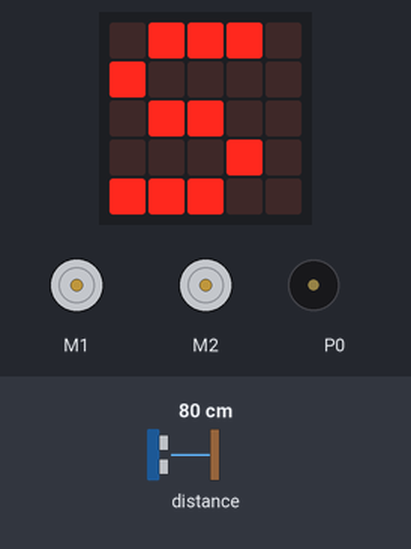
Simulated run of this program. Board: BBC micro:bit (MakeCode). On the bench: the board's 5×5 LED display, 2 × DC motor (green arrow = forward, orange = backward, longer = faster), buzzer (waves = sounding). The inputs (shaded band) are chosen by the test bench; at power-on: distance to the obstacle 80 cm. At 3.1 s the program stops and its outputs stay as they are.

Above: at 0.1 s.
At 0.8 s:
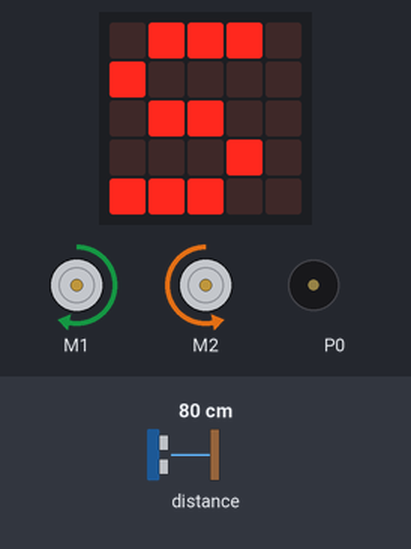
At 2.7 s:
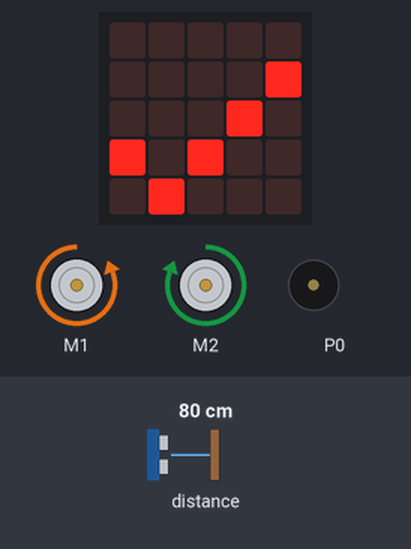
At 3.2 s:
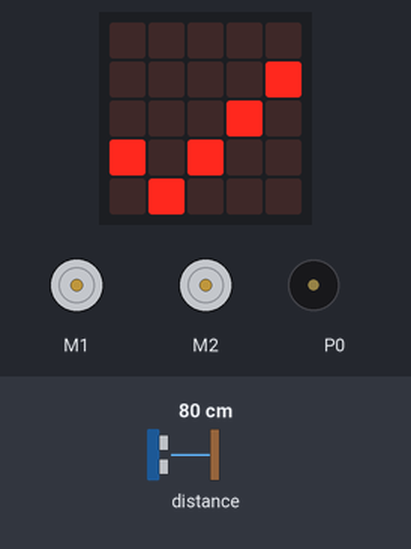
Timing chart, 0 to 4.6 s (numbered marks = the images above):
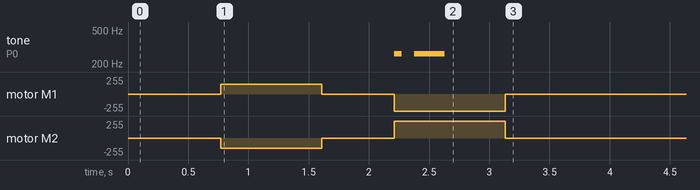

Measured:
- by itself, tone on P0: silent → 262 Hz at 2.2 s, → silent 0.06 s later, → 262 Hz 0.11 s later, → silent 0.25 s later
- by itself, motor M1: stopped → forward 150/255 at 0.77 s, → stopped 0.84 s later, → backward 255/255 0.60 s later, → stopped 0.92 s later
- by itself, motor M2: stopped → backward 150/255 at 0.77 s, → stopped 0.84 s later, → forward 255/255 0.60 s later, → stopped 0.92 s later

The program:

main.ts
```typescript
function goSearching () {
    basic.showString("S")
    maqueen.MotorRun(maqueen.aMotors.M1, maqueen.Dir.CW, 150)
    maqueen.MotorRun(maqueen.aMotors.M2, maqueen.Dir.CCW, 150)
    counter = 0
    searching = true
    basic.pause(500)
    while (searching) {
        distance = maqueen.sensor(PingUnit.MicroSeconds)
        if (distance > 0 && distance < 950) {
            maqueen.motorStopAll()
            maqueen.MotorRun(maqueen.aMotors.M1, maqueen.Dir.CCW, 100)
            basic.pause(200)
            maqueen.motorStop(maqueen.aMotors.M1)
            found = true
            searching = false
        }
        if (counter > 50) {
            maqueen.motorStopAll()
            found = false
            searching = false
        }
        counter += 1
    }
}
function goDance () {
    basic.showIcon(IconNames.Yes)
    maqueen.MotorRun(maqueen.aMotors.M1, maqueen.Dir.CCW, 255)
    maqueen.MotorRun(maqueen.aMotors.M2, maqueen.Dir.CW, 255)
    music.playTone(262, music.beat(BeatFraction.Eighth))
    basic.pause(100)
    music.playTone(262, music.beat(BeatFraction.Half))
    basic.pause(500)
    maqueen.motorStopAll()
}
function goBack () {
    basic.showString("B")
    maqueen.MotorRun(maqueen.aMotors.M1, maqueen.Dir.CCW, 255)
    maqueen.MotorRun(maqueen.aMotors.M2, maqueen.Dir.CCW, 255)
    basic.pause(2000)
    maqueen.motorStopAll()
}
function goPush () {
    basic.showString("P")
    maqueen.MotorRun(maqueen.aMotors.M1, maqueen.Dir.CW, 255)
    maqueen.MotorRun(maqueen.aMotors.M2, maqueen.Dir.CW, 255)
    pushing = true
    while (pushing) {
        if (maqueen.readPatrol(maqueen.Patrol.PatrolLeft) == 0 || maqueen.readPatrol(maqueen.Patrol.PatrolRight) == 0) {
            maqueen.motorStopAll()
            pushing = false
        }
    }
}
let pushing = false
let distance = 0
let searching = false
let counter = 0
let found = false
let active = true
while (active) {
    found = false
    goSearching()
    if (found) {
        goPush()
        goBack()
    } else {
        active = false
    }
}
goDance()
```

test.ts
```typescript
// aquí va el archivo "tests"; esto no se compilará cuando este paquete se utilice como una extensión.
```
